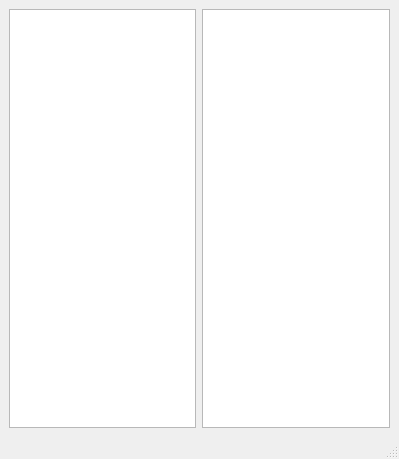
<?xml version="1.0" encoding="UTF-8"?>
<ui version="4.0">
 <class>MainWindow</class>
 <widget class="QMainWindow" name="MainWindow">
  <property name="geometry">
   <rect>
    <x>0</x>
    <y>0</y>
    <width>399</width>
    <height>459</height>
   </rect>
  </property>
  <property name="windowTitle">
   <string>MainWindow</string>
  </property>
  <widget class="QWidget" name="centralwidget">
   <layout class="QHBoxLayout" name="horizontalLayout">
    <item>
     <widget class="QTreeView" name="treeView"/>
    </item>
    <item>
     <widget class="QListView" name="listView"/>
    </item>
   </layout>
  </widget>
  <widget class="QMenuBar" name="menubar">
   <property name="geometry">
    <rect>
     <x>0</x>
     <y>0</y>
     <width>399</width>
     <height>20</height>
    </rect>
   </property>
  </widget>
  <widget class="QStatusBar" name="statusbar"/>
 </widget>
 <resources/>
 <connections/>
</ui>
